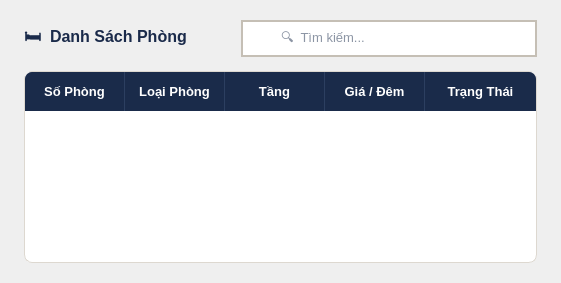
         <widget class="QWidget" name="pg_rooms">
          <layout class="QVBoxLayout" name="roomsPageLayout">
           <property name="spacing">
            <number>14</number>
           </property>
           <property name="leftMargin">
            <number>24</number>
           </property>
           <property name="topMargin">
            <number>20</number>
           </property>
           <property name="rightMargin">
            <number>24</number>
           </property>
           <property name="bottomMargin">
            <number>20</number>
           </property>
           <item>
            <layout class="QHBoxLayout">
             <item>
              <widget class="QLabel" name="label">
               <property name="styleSheet">
                <string notr="true">color:#1A2A4A; font-size:16px; font-weight:bold; border:none;</string>
               </property>
               <property name="text">
                <string>🛏  Danh Sách Phòng</string>
               </property>
              </widget>
             </item>
             <item>
              <spacer>
               <property name="orientation">
                <enum>Qt::Horizontal</enum>
               </property>
               <property name="sizeHint" stdset="0">
                <size>
                 <width>40</width>
                 <height>20</height>
                </size>
               </property>
              </spacer>
             </item>
             <item>
              <widget class="QLineEdit" name="inp_room_search">
               <property name="styleSheet">
                <string notr="true">QLineEdit {
    background-color: #FFFFFF;
    border: 1.5px solid #C5BFB5;
    border-radius: 20px;
    padding: 8px 16px 8px 36px;
    font-size: 13px;
    color: #1A2B4A;
    min-width: 240px;
}
QLineEdit:focus { border: 1.5px solid #C9A84C; background: #FFFEF9; }</string>
               </property>
               <property name="placeholderText">
                <string>🔍  Tìm kiếm...</string>
               </property>
              </widget>
             </item>
            </layout>
           </item>
           <item>
            <widget class="QTableWidget" name="tbl_rooms">
             <property name="styleSheet">
              <string notr="true">QTableWidget {
    background-color: #FFFFFF;
    alternate-background-color: #F5F3EE;
    border: 1px solid #DDD8D0;
    border-radius: 8px;
    gridline-color: #E8E4DC;
    font-size: 13px;
    outline: none;
}
QTableWidget::item { padding: 9px 12px; color: #1A2B4A; border: none; }
QTableWidget::item:selected { background-color: #D6E8F7; color: #1A2B4A; }
QHeaderView::section {
    background-color: #1A2B4A;
    color: #FFFFFF;
    font-weight: bold;
    font-size: 13px;
    padding: 10px 12px;
    border: none;
    border-right: 1px solid #2C3F60;
}
QHeaderView::section:first { border-top-left-radius: 7px; }
QHeaderView::section:last  { border-top-right-radius: 7px; border-right: none; }
QScrollBar:vertical { background:#F0EDE6; width:8px; border-radius:4px; }
QScrollBar::handle:vertical { background:#C9A84C; border-radius:4px; min-height:30px; }
              </string>
             </property>
             <property name="alternatingRowColors">
              <bool>true</bool>
             </property>
             <property name="selectionBehavior">
              <enum>QAbstractItemView::SelectRows</enum>
             </property>
             <property name="showGrid">
              <bool>false</bool>
             </property>
             <attribute name="horizontalHeaderStretchLastSection">
              <bool>true</bool>
             </attribute>
             <attribute name="verticalHeaderVisible">
              <bool>false</bool>
             </attribute>
             <column>
              <property name="text">
               <string>Số Phòng</string>
              </property>
             </column>
             <column>
              <property name="text">
               <string>Loại Phòng</string>
              </property>
             </column>
             <column>
              <property name="text">
               <string>Tầng</string>
              </property>
             </column>
             <column>
              <property name="text">
               <string>Giá / Đêm</string>
              </property>
             </column>
             <column>
              <property name="text">
               <string>Trạng Thái</string>
              </property>
             </column>
            </widget>
           </item>
          </layout>
         </widget>
